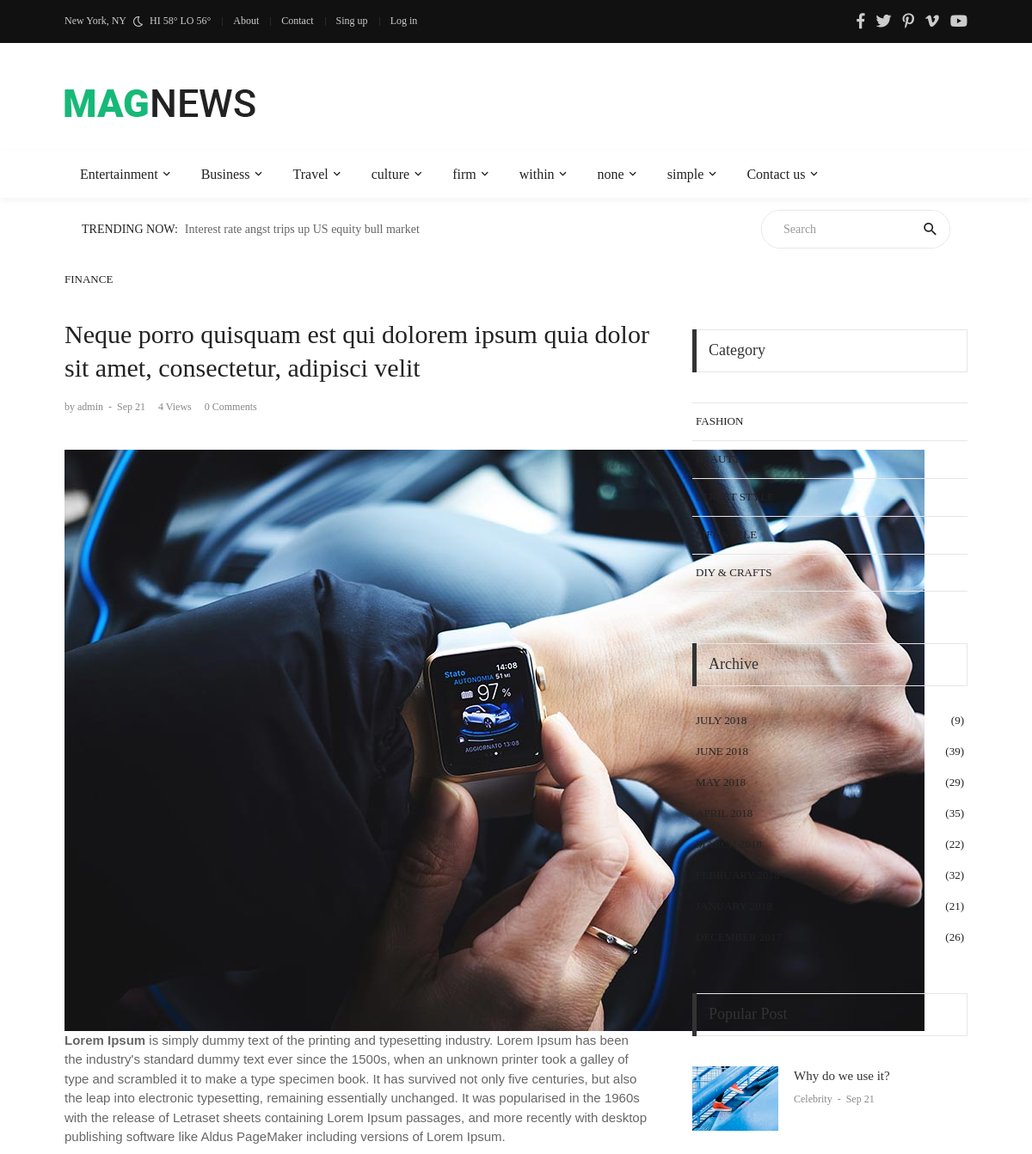
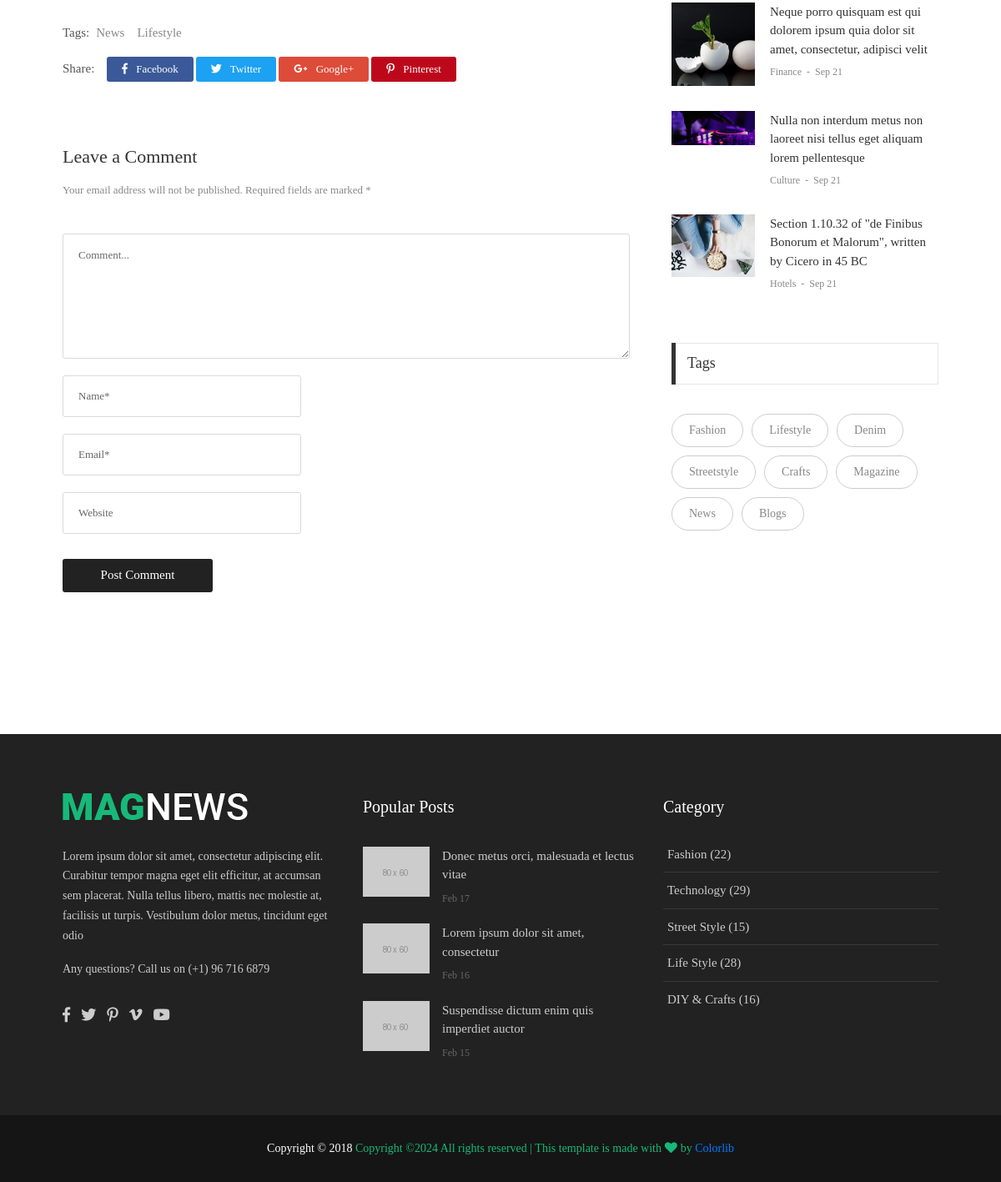
Screenshot of /post/2 with the database file from the repository (2 pictures, top to bottom).
### blog/models.py (models this page shows, shortened)
class CategoryParent(models.Model):
    title = models.CharField(max_length=100)

class Post(models.Model):
    user = models.ForeignKey(User, on_delete=models.CASCADE)
    category = models.ForeignKey(Category, on_delete=models.CASCADE)
    title = models.CharField(max_length=300)
    content = RichTextField()
    image = models.ImageField(upload_to='blog/images/', blank=True)
    created_at = models.DateTimeField(auto_now_add=True)
    updated_at = models.DateTimeField(auto_now=True)
    views = models.IntegerField(default=0)

class Category(models.Model):
    title = models.CharField(max_length=300)
    parent = models.ForeignKey(CategoryParent, on_delete=models.CASCADE, null=True)
    def __str__(self) -> str:
        return self.title

class Tag(models.Model):
    name = models.CharField(max_length=300)
    posts = models.ManyToManyField(Post, null=True, blank=True)

### blog/views.py (the view)
# urls.py: path('post/<int:post_id>', views.post_detail, name='post_detail'),
def post_detail(request, post_id):
    post = Post.objects.get(pk=post_id)
    post.views += 1
    post.save()
    popular_posts = Post.objects.all().order_by('-views')[:4]
    if post is None:
        raise Http404("Post does not exist")
    context = {
        'post': post,
        'popular_posts': popular_posts,
    }
    return render(request, 'blog/blog-detail-01.html', context=context)

### blog/context_processors.py (called while the page is built)
def categories_parents(request):
    categories = CategoryParent.objects.all()
    return {'categories_parents': categories}

def get_tags(request):
    tags = Tag.objects.all()
    return {'tags': tags}

def get_popular_posts(request):
    popular_posts = Post.objects.all().order_by('-views')[:4]
    return {'popular_posts': popular_posts}

### templates/blog/blog-detail-01.html (shortened to what this page needs)
{% extends '../base.html' %}
{% block content %}
	<section class="bg0 p-b-140 p-t-10">
		<div class="container">
			<div class="row justify-content-center">
				<div class="col-md-10 col-lg-8 p-b-30">
					<div class="p-r-10 p-r-0-sr991">
						<div class="p-b-70">
							<a href="#" class="f1-s-10 cl2 hov-cl10 trans-03 text-uppercase">
                                {{ post.category }}
							</a>
							<h3 class="f1-l-3 cl2 p-b-16 p-t-33 respon2">
                                {{ post.title|capfirst }}
							</h3>
							<div class="flex-wr-s-s p-b-40">
								<span class="f1-s-3 cl8 m-r-15">
									<a href="#" class="f1-s-4 cl8 hov-cl10 trans-03">
										by {{ post.user.username }}
									</a>
									<span class="m-rl-3">-</span>
									<span>
										{{ post.created_at|date:"M d" }}
									</span>
								</span>
								<span class="f1-s-3 cl8 m-r-15">
									{{ post.views }} Views
								</span>
								<a href="#" class="f1-s-3 cl8 hov-cl10 trans-03 m-r-15">
									{{ post.comment_set.count }} Comments
								</a>
							</div>
                            {{ post.content|safe }}
							<div class="flex-s-s p-t-12 p-b-15">
								<span class="f1-s-12 cl5 m-r-8">
									Tags:
								</span>
								<div class="flex-wr-s-s size-w-0">
                                    {% for tag in post.tag_set.all %}
									<a href="#" class="f1-s-12 cl8 hov-link1 m-r-15">
										{{ tag.name|capfirst }}
									</a>
                                    {% endfor %}
								</div>
							</div>
							<div class="flex-s-s">
								<span class="f1-s-12 cl5 p-t-1 m-r-15">
									Share:
								</span>
								<div class="flex-wr-s-s size-w-0">
									<a href="#" class="dis-block f1-s-13 cl0 bg-facebook borad-3 p-tb-4 p-rl-18 hov-btn1 m-r-3 m-b-3 trans-03">
										<i class="fab fa-facebook-f m-r-7"></i>
										Facebook
									</a>
									<a href="#" class="dis-block f1-s-13 cl0 bg-twitter borad-3 p-tb-4 p-rl-18 hov-btn1 m-r-3 m-b-3 trans-03">
										<i class="fab fa-twitter m-r-7"></i>
										Twitter
									</a>
									<a href="#" class="dis-block f1-s-13 cl0 bg-google borad-3 p-tb-4 p-rl-18 hov-btn1 m-r-3 m-b-3 trans-03">
										<i class="fab fa-google-plus-g m-r-7"></i>
										Google+
									</a>
									<a href="#" class="dis-block f1-s-13 cl0 bg-pinterest borad-3 p-tb-4 p-rl-18 hov-btn1 m-r-3 m-b-3 trans-03">
										<i class="fab fa-pinterest-p m-r-7"></i>
										Pinterest
									</a>
								</div>
							</div>
						</div>
						<div>
							<h4 class="f1-l-4 cl3 p-b-12">
								Leave a Comment
							</h4>
							<p class="f1-s-13 cl8 p-b-40">
								Your email address will not be published. Required fields are marked *
							</p>
							<form>
								<textarea class="bo-1-rad-3 bocl13 size-a-15 f1-s-13 cl5 plh6 p-rl-18 p-tb-14 m-b-20" name="msg" placeholder="Comment..."></textarea>
								<input class="bo-1-rad-3 bocl13 size-a-16 f1-s-13 cl5 plh6 p-rl-18 m-b-20" type="text" name="name" placeholder="Name*">
								<input class="bo-1-rad-3 bocl13 size-a-16 f1-s-13 cl5 plh6 p-rl-18 m-b-20" type="text" name="email" placeholder="Email*">
								<input class="bo-1-rad-3 bocl13 size-a-16 f1-s-13 cl5 plh6 p-rl-18 m-b-20" type="text" name="website" placeholder="Website">
								<button class="size-a-17 bg2 borad-3 f1-s-12 cl0 hov-btn1 trans-03 p-rl-15 m-t-10">
									Post Comment
								</button>
							</form>
						</div>
					</div>
				</div>
				<div class="col-md-10 col-lg-4 p-b-30">
					<div class="p-l-10 p-rl-0-sr991 p-t-70">
						<div class="p-b-60">
							<div class="how2 how2-cl4 flex-s-c">
								<h3 class="f1-m-2 cl3 tab01-title">
									Category
								</h3>
							</div>
							<ul class="p-t-35">
								<li class="how-bor3 p-rl-4">
									<a href="#" class="dis-block f1-s-10 text-uppercase cl2 hov-cl10 trans-03 p-tb-13">
										Fashion
									</a>
								</li>
								<li class="how-bor3 p-rl-4">
									<a href="#" class="dis-block f1-s-10 text-uppercase cl2 hov-cl10 trans-03 p-tb-13">
										Beauty
									</a>
								</li>
								<li class="how-bor3 p-rl-4">
									<a href="#" class="dis-block f1-s-10 text-uppercase cl2 hov-cl10 trans-03 p-tb-13">
										Street Style
									</a>
								</li>
								<li class="how-bor3 p-rl-4">
									<a href="#" class="dis-block f1-s-10 text-uppercase cl2 hov-cl10 trans-03 p-tb-13">
										Life Style
									</a>
								</li>
								<li class="how-bor3 p-rl-4">
									<a href="#" class="dis-block f1-s-10 text-uppercase cl2 hov-cl10 trans-03 p-tb-13">
										DIY & Crafts
									</a>
								</li>
							</ul>
						</div>
						<div class="p-b-37">
							<div class="how2 how2-cl4 flex-s-c">
								<h3 class="f1-m-2 cl3 tab01-title">
									Archive
								</h3>
							</div>
							<ul class="p-t-32">
								<li class="p-rl-4 p-b-19">
									<a href="#" class="flex-wr-sb-c f1-s-10 text-uppercase cl2 hov-cl10 trans-03">
										<span>
											July 2018
										</span>
										<span>
											(9)
										</span>
									</a>
								</li>
								<li class="p-rl-4 p-b-19">
									<a href="#" class="flex-wr-sb-c f1-s-10 text-uppercase cl2 hov-cl10 trans-03">
										<span>
											June 2018
										</span>
										<span>
											(39)
										</span>
									</a>
								</li>
								<li class="p-rl-4 p-b-19">
									<a href="#" class="flex-wr-sb-c f1-s-10 text-uppercase cl2 hov-cl10 trans-03">
										<span>
											May 2018
										</span>
										<span>
											(29)
										</span>
									</a>
								</li>
								<li class="p-rl-4 p-b-19">
									<a href="#" class="flex-wr-sb-c f1-s-10 text-uppercase cl2 hov-cl10 trans-03">
										<span>
											April  2018
										</span>
										<span>
											(35)
										</span>
									</a>
								</li>
								<li class="p-rl-4 p-b-19">
									<a href="#" class="flex-wr-sb-c f1-s-10 text-uppercase cl2 hov-cl10 trans-03">
										<span>
											March 2018
										</span>
										<span>
											(22)
										</span>
									</a>
								</li>
								<li class="p-rl-4 p-b-19">
									<a href="#" class="flex-wr-sb-c f1-s-10 text-uppercase cl2 hov-cl10 trans-03">
										<span>
										</span>
										<span>
											(32)
										</span>
									</a>
								</li>
								<li class="p-rl-4 p-b-19">
									<a href="#" class="flex-wr-sb-c f1-s-10 text-uppercase cl2 hov-cl10 trans-03">
										<span>
										</span>
										<span>
											(21)
										</span>
									</a>
								</li>
								<li class="p-rl-4 p-b-19">
									<a href="#" class="flex-wr-sb-c f1-s-10 text-uppercase cl2 hov-cl10 trans-03">
										<span>
										</span>
										<span>
											(26)
										</span>
									</a>
								</li>
							</ul>
						</div>
                        {% include 'partial/popular-post.html' %}
						{% include 'partial/tag.html' %}
					</div>
				</div>
			</div>
		</div>
	</section>
{% endblock %}

### templates/partial/header.html (shortened to what this page needs)
{% load static %}
<head>
    <link rel="stylesheet" type="text/css" href="{% static 'vendor/bootstrap/css/bootstrap.min.css' %}">
    <link rel="stylesheet" type="text/css" href="{% static 'fonts/fontawesome-5.0.8/css/fontawesome-all.min.css' %}">
    <link rel="stylesheet" type="text/css" href="{% static 'fonts/iconic/css/material-design-iconic-font.min.css' %}">
    <link rel="stylesheet" type="text/css" href="{% static 'vendor/animate/animate.css' %}">
    <link rel="stylesheet" type="text/css" href="{% static 'vendor/css-hamburgers/hamburgers.min.css' %}">
    <link rel="stylesheet" type="text/css" href="{% static 'vendor/animsition/css/animsition.min.css' %}">
    <link rel="stylesheet" type="text/css" href="{% static 'css/util.min.css' %}">
    <link rel="stylesheet" type="text/css" href="{% static 'css/main.css' %}">
</head>
<header>
    <div class="container-menu-desktop">
        <div class="topbar">
            <div class="content-topbar container h-100">
                <div class="left-topbar">
						<span class="left-topbar-item flex-wr-s-c">
							<span>
								New York, NY
							</span>
							<img class="m-b-1 m-rl-8" src="{% static 'images/icons/icon-night.png' %}" alt="IMG">
							<span>
								HI 58° LO 56°
							</span>
						</span>
                    <a href="#" class="left-topbar-item">
                        About
                    </a>
                    <a href="#" class="left-topbar-item">
                        Contact
                    </a>
                    <a href="#" class="left-topbar-item">
                        Sing up
                    </a>
                    <a href="#" class="left-topbar-item">
                        Log in
                    </a>
                </div>
                <div class="right-topbar">
                    <a href="#">
                        <span class="fab fa-facebook-f"></span>
                    </a>
                    <a href="#">
                        <span class="fab fa-twitter"></span>
                    </a>
                    <a href="#">
                        <span class="fab fa-pinterest-p"></span>
                    </a>
                    <a href="#">
                        <span class="fab fa-vimeo-v"></span>
                    </a>
                    <a href="#">
                        <span class="fab fa-youtube"></span>
                    </a>
                </div>
            </div>
        </div>
        <div class="wrap-logo container">
            <div class="logo">
                <a href="{% url 'index' %}"><img src="{% static 'images/icons/logo-01.png' %}" alt="LOGO"></a>
            </div>
        </div>
        <div class="wrap-main-nav">
            <div class="main-nav">
                <nav class="menu-desktop">
                    <ul class="main-menu">
                        {% for cate_parent in categories_parents %}
                            <li class="mega-menu-item">
                                <a href="">{{ cate_parent.title }}</a>
                            </li>
                        {% endfor %}
                        <li class="mega-menu-item">
                            <a href="">Contact us</a>
                        </li>
                    </ul>
                </nav>
            </div>
        </div>
    </div>
</header>
<div class="container">
    <div class="bg0 flex-wr-sb-c p-rl-20 p-tb-8">
        <div class="f2-s-1 p-r-30 size-w-0 m-tb-6 flex-wr-s-c">
				<span class="text-uppercase cl2 p-r-8">
					Trending Now:
				</span>
            <span class="dis-inline-block cl6 slide100-txt pos-relative size-w-0" data-in="fadeInDown"
                  data-out="fadeOutDown">
					<span class="dis-inline-block slide100-txt-item animated visible-false">
						Interest rate angst trips up US equity bull market
					</span>
				</span>
        </div>
        <div class="pos-relative size-a-2 bo-1-rad-22 of-hidden bocl11 m-tb-6">
            <input class="f1-s-1 cl6 plh9 s-full p-l-25 p-r-45" type="text" name="search" placeholder="Search">
            <button class="flex-c-c size-a-1 ab-t-r fs-20 cl2 hov-cl10 trans-03">
                <i class="zmdi zmdi-search"></i>
            </button>
        </div>
    </div>
</div>

### templates/partial/popular-post.html
<div class="p-b-30">
    <div class="how2 how2-cl4 flex-s-c">
        <h3 class="f1-m-2 cl3 tab01-title">
            Popular Post
        </h3>
    </div>
    <ul class="p-t-35">
        {% for p in popular_posts %}
            <li class="flex-wr-sb-s p-b-30">
                <a href="#" class="size-w-10 wrap-pic-w hov1 trans-03">
                    <img src="{{ p.image.url }}" alt="IMG">
                </a>
                <div class="size-w-11">
                    <h6 class="p-b-4">
                        <a href="{% url 'post_detail' p.id %}" class="f1-s-5 cl3 hov-cl10 trans-03">
                            {{ p.title }}
                        </a>
                    </h6>
                    <span class="cl8 txt-center p-b-24">
											<a href="#" class="f1-s-6 cl8 hov-cl10 trans-03">
												{{ p.category.title }}
											</a>
											<span class="f1-s-3 m-rl-3">
												-
											</span>
											<span class="f1-s-3">
												{{ p.created_at|date:"M d" }}
											</span>
										</span>
                </div>
            </li>
        {% endfor %}
    </ul>
</div>

### templates/partial/tag.html
<div>
    <div class="how2 how2-cl4 flex-s-c m-b-30">
        <h3 class="f1-m-2 cl3 tab01-title">
            Tags
        </h3>
    </div>
    <div class="flex-wr-s-s m-rl--5">
        {% for tag in tags %}
        <a href="#" class="flex-c-c size-h-2 bo-1-rad-20 bocl12 f1-s-1 cl8 hov-btn2 trans-03 p-rl-20 p-tb-5 m-all-5">
            {{ tag.name|capfirst }}
        </a>
        {% endfor %}
    </div>
</div>

### rows the page displays
CategoryParent: title "Entertainment"
CategoryParent: title "Business"
CategoryParent: title "Travel"
CategoryParent: title "culture"
CategoryParent: title "firm"
CategoryParent: title "within"
CategoryParent: title "none"
CategoryParent: title "simple"
Post: category "FINANCE", title "Neque porro quisquam est qui dolorem ipsum quia dolor sit amet, consectetur, adipisci velit", user.username "admin", created_at "Sep 21", views "4", comment_set.count "0", content (picture), content "Lorem Ipsum is simply dummy text of the printing and typesetting industry. Lorem Ipsum has been the industry's standard dummy text ever since the 1500s, when an unknown printer took a galley of type and scrambled it to make a type specimen book. It has survived not only five centuries, but also the leap into electronic typesetting, remaining essentially unchanged. It was popularised in the 1960s with the release of Letraset sheets containing Lorem Ipsum passages, and more recently with desktop publishing software like Aldus PageMaker including versions of Lorem Ipsum.", image (picture), category "Finance"
Tag: name "News"
Tag: name "Lifestyle"
Post: image (picture), title "Why do we use it?", category "Celebrity", created_at "Sep 21"
Post: image (picture), title "Nulla non interdum metus non laoreet nisi tellus eget aliquam lorem pellentesque", category "Culture", created_at "Sep 21"
Post: image (picture), title "Section 1.10.32 of \"de Finibus Bonorum et Malorum\", written by Cicero in 45 BC", category "Hotels", created_at "Sep 21"
Tag: name "Fashion"
Tag: name "Denim"
Tag: name "Streetstyle"
Tag: name "Crafts"
Tag: name "Magazine"
Tag: name "Blogs"
